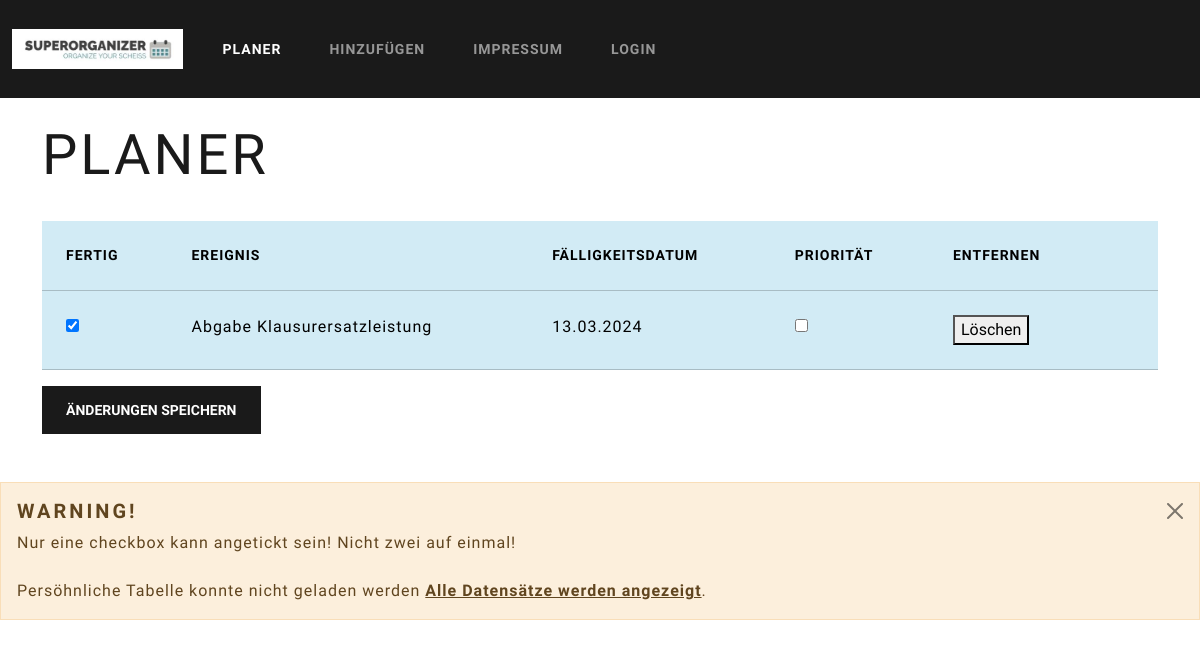
The app's page /, older data.
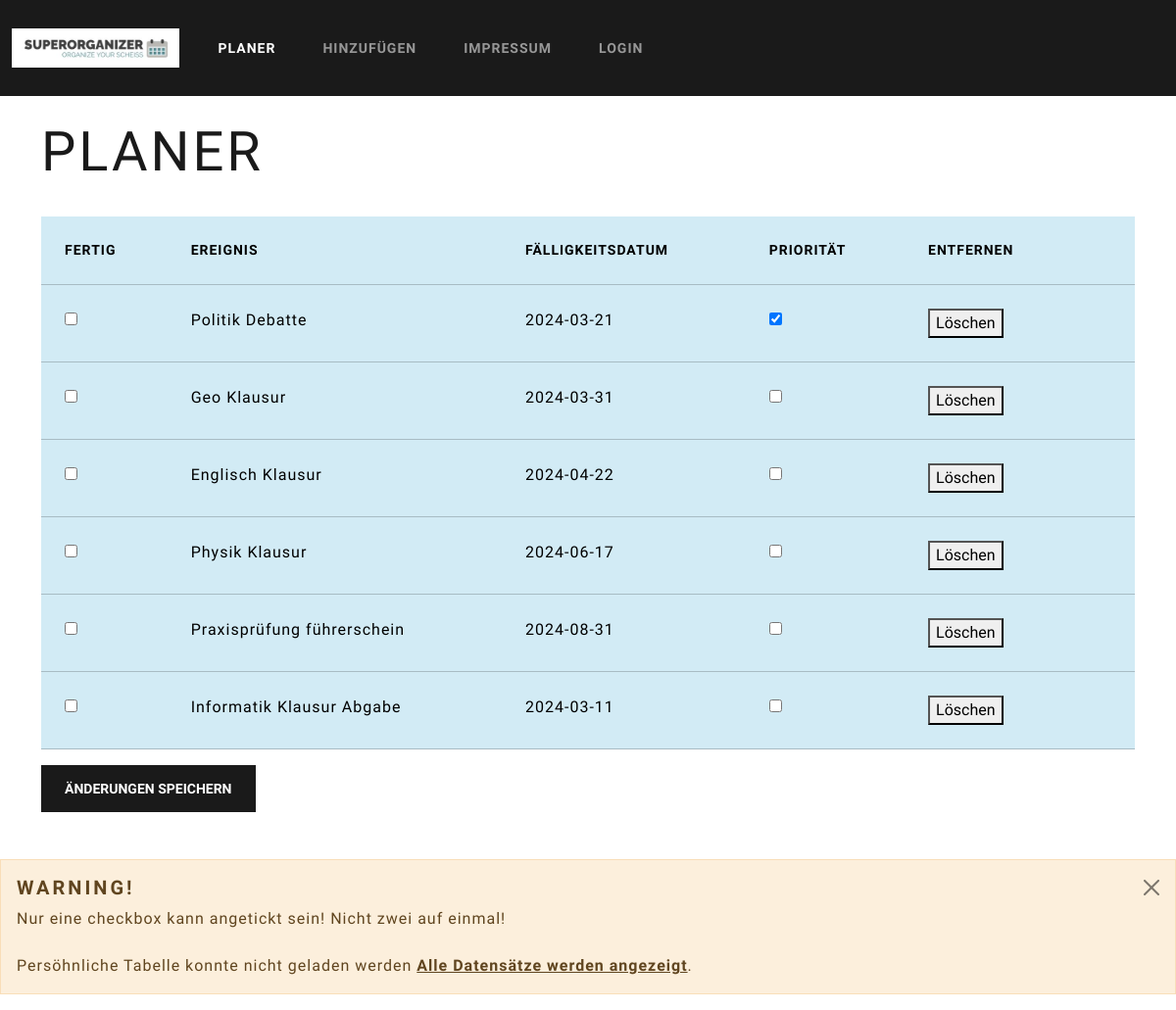
The same page, newer data.
### tables this page shows
CREATE TABLE "kalender" (
	"iD"	INTEGER UNIQUE,
	"Ereignis"	TEXT,
	"Beschreibung"	TEXT,
	"Priorisiert"	INTEGER,
	"Fertig"	INTEGER,
	"Datum"	TEXT,
	PRIMARY KEY("iD" AUTOINCREMENT)
);

### app.py (the view)
@app.route('/',methods=['POST','GET'])
def index():
    if request.method == 'POST':
         prio=request.form['priorisiert']
    data = get_data()
    return render_template('main.html', data = data)

### app.py (called while the page is built)
def get_data():
    conn = connect_db()
    cursor = conn.cursor()
    cursor.execute("SELECT * FROM kalender ORDER BY priorisiert DESC")
    data = cursor.fetchall()
    conn.close()
    return data

def connect_db():
    return sqlite3.connect('database.db')

### templates/main.html (shortened to what this page needs)
<!DOCTYPE html>
<html>
    <head>
        <link rel="stylesheet" href="{{ url_for('static', filename= 'css/bootstrap.css') }}">
    </head>
<body>
    <nav class="navbar navbar-expand-lg bg-primary" data-bs-theme="dark">
        <div class="container-fluid">
          <a class="navbar-brand" href="#">
                <img src="static/images/Logo.png" alt="Logo" style="height: 40px;">
          </a>
          <div class="collapse navbar-collapse" id="navbarColor01">
            <ul class="navbar-nav me-auto">
              <li class="nav-item">
                <a class="nav-link active" href="#">Planer
                </a>
              </li>
              <li class="nav-item">
                <a class="nav-link" href="hinzufügen">Hinzufügen</a>
              </li>
              <li class="nav-item">
                <a class="nav-link" href="/about">Impressum</a>
              </li>
              <li class="nav-item">
                <a class="nav-link" href="/login">Login</a>
              </li>
            </ul>
          </div>
        </div>
    </nav>
    <br>
    <div class="container">
        <h1 class="display-4">Planer</h1>
        <br>
        <form action="/submit1" method="post">
            <table class='table table-info'>
                <thead class="thead-dark">
                    <tr>
                        <th>Fertig</th>
                        <th>Ereignis</th>
                        <th>Fälligkeitsdatum</th>
                        <th>Priorität</th>
                        <th>Entfernen</th>
                        <th> </th>
                    </tr>
                </thead>
                <tbody>
                    {% for row in data %}
                    <tr>
                        <td>
                            <input type="checkbox" name="fertig-{{ row[0] }}" value="1" {% if row[4] == 1 %} checked {% endif %}>
                        </td>
                        <td>{{ row[1] }}</td>
                        <td>{{ row[5] }}</td>
                        <td>
                            <input type="checkbox" name="priorisiert-{{ row[0] }}" value="1" {% if row[3] == 1 %} checked {% endif %}>
                        </td>
                        <td>
                          <form action="/delete" method="post">
                              <button type="submit" onclick="return confirm('Bist du dir sicher, dass du den Eintrag Löschen mochtest?');">Löschen</button>
                          </form>
                        </td>
                        <td>
                        </td>
                    </form>
                    </tr>
                    {% endfor %}
        <button type="submit" class="btn btn-primary">Änderungen speichern</button>
    </div>
    <br><br>
    <div class="alert alert-dismissible alert-warning">
        <button type="button" class="btn-close" data-bs-dismiss="alert"></button>
        <h4 class="alert-heading">Warning!</h4>
        <p class="mb-0">Nur eine checkbox kann angetickt sein! Nicht zwei auf einmal!<br><br>Persöhnliche Tabelle konnte nicht geladen werden <a href="#" class="alert-link">Alle Datensätze werden angezeigt</a>.</p>
      </div>
</body>
</html>

Row changes from the older to the newer data that the page shows:
removed kalender: Fertig "☑", Ereignis "Abgabe Klausurersatzleistung", Datum "13.03.2024"
added kalender: Ereignis "Politik Debatte", Datum "2024-03-21", Priorisiert "☑"
added kalender: Ereignis "Geo Klausur", Datum "2024-03-31"
added kalender: Ereignis "Englisch Klausur", Datum "2024-04-22"
added kalender: Ereignis "Physik Klausur", Datum "2024-06-17"
added kalender: Ereignis "Praxisprüfung führerschein", Datum "2024-08-31"
added kalender: Ereignis "Informatik Klausur Abgabe", Datum "2024-03-11"
